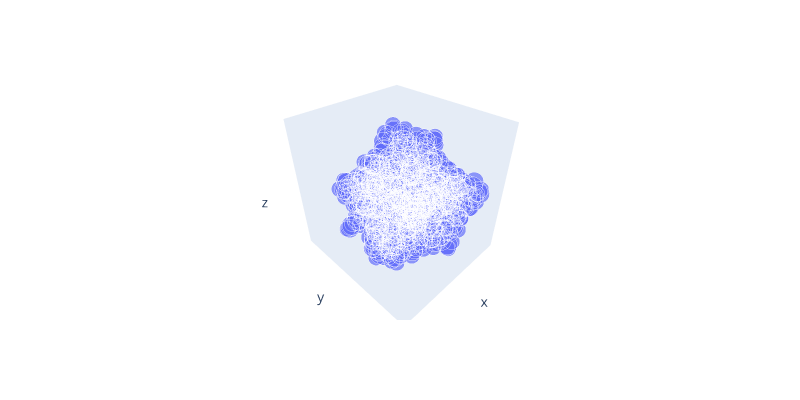

Notebook cell for this chart:
### Code cell
import plotly.express as px

fig=px.scatter_3d(x=dataset[0]['atom_xyz'][:,0].detach(),
                  y=dataset[0]['atom_xyz'][:,1].detach(),
                  z=dataset[0]['atom_xyz'][:,2].detach(), 
                  size=dataset[0]['atom_rad'].detach())
fig.update_layout(
    autosize=False, 
    width=800, 
    height=400,
    scene = dict(
        xaxis = dict(showgrid=False, zeroline=False, showticklabels=False),
        yaxis = dict(showgrid=False, zeroline=False, showticklabels=False),
        zaxis = dict(showgrid=False, zeroline=False, showticklabels=False),
    )
)

### Figure 1 — Plotly figure (JSON) as saved in the notebook; plotly's stock layout.template omitted (floating-point values rounded to 4 significant figures; data arrays with more than 128 entries replaced by an {"elided": "..."} marker saying what was removed)
{"data": [{"hovertemplate": "x=%{x}<br>y=%{y}<br>z=%{z}<br>size=%{marker.size}<extra></extra>", "legendgroup": "", "marker": {"color": "#636efa", "size": {"elided": "959 float values"}, "sizemode": "area", "sizeref": 0.0045, "symbol": "circle"}, "mode": "markers", "name": "", "scene": "scene", "showlegend": false, "type": "scatter3d", "x": {"elided": "959 float values"}, "y": {"elided": "959 float values"}, "z": {"elided": "959 float values"}}], "layout": {"autosize": false, "height": 400, "legend": {"itemsizing": "constant", "tracegroupgap": 0}, "margin": {"t": 60}, "scene": {"domain": {"x": [0, 1], "y": [0, 1]}, "xaxis": {"showgrid": false, "showticklabels": false, "title": {"text": "x"}, "zeroline": false}, "yaxis": {"showgrid": false, "showticklabels": false, "title": {"text": "y"}, "zeroline": false}, "zaxis": {"showgrid": false, "showticklabels": false, "title": {"text": "z"}, "zeroline": false}}, "width": 800}}
